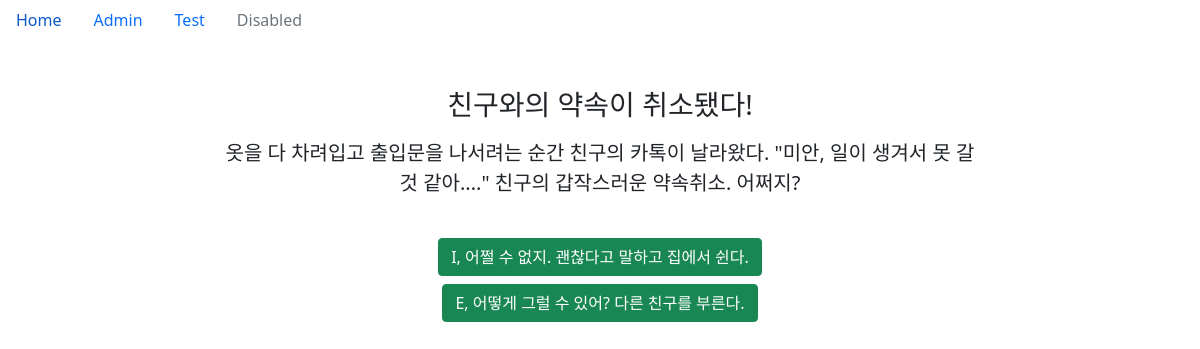
Page /q/test/ on the committed database.
### question/models.py (models this page shows)
class Question(models.Model):
    title = models.CharField('TITLE', max_length=100,blank=True)
    text = models.TextField()
    def __str__(self) -> str:
        return self.title

class Select(models.Model):
    question = models.ForeignKey(Question, on_delete=models.CASCADE)
    text = models.CharField(max_length=128, blank=True)
    indicator = models.CharField(max_length=1, choices=INDICATOR)
    def __str__(self) -> str:
        return f"{self.indicator}, {self.text}"

### question/views.py (the view)
# urls.py: path('test/', test, name='test'),
def test(request):
    if request.method == 'POST':
        n = int(request.POST['num'])
        print(request.POST['mbti'])
        print([x for x in request.POST.keys()])
        if n == max_question_number:
            result = request.POST['base']+request.POST['mbti']
            k = result.count
            mbti = "E" if k("E")>k("I") else "I"
            mbti += "S" if k("S")>k("N") else "N"
            mbti += "T" if k("T")>k("F") else "F"
            mbti += "J" if k("J")>k("P") else "P"
            context = {
            'mbti': TypeIndicator.objects.filter(mbti=mbti).get(),
            }
            return render(request, 'result.html', context)
        print(n)
        context = {
            'num':n+1,
            'question':q[n],
            'mbti': request.POST['base']+request.POST['mbti'],
            }
    else:
        context = {
            'num':1,
            'question':q[0],
            'mbti':''
            }
    return render(request, 'test.html', context)

### question/templates/test.html (shortened to what this page needs)
{% extends 'base.html' %}
{% load static %}
{% block content %}
<div>
    <h1 class="h3 mb-3 fw-normal">
        {{question}}
    </h1>
    <p class="lead">{{question.text}}</p>
    <br>
    {% for choice in question.select_set.all %}
    <div class="d-grid gap-2">
    <form action="{% url 'test' %}" method="POST">{% csrf_token %}
        <button type="submit" class="btn btn-success" name="id" value="{{choice}}">{{choice}}</button>
    </form>
    {% endfor %}
    </div>
</div>
{% endblock %}

### rows in the picture
Question: title "친구와의 약속이 취소됐다!", text "옷을 다 차려입고 출입문을 나서려는 순간 친구의 카톡이 날라왔다. \"미안, 일이 생겨서 못 갈 것 같아....\" 친구의 갑작스러운 약속취소. 어쩌지?"
Select: indicator+text "I, 어쩔 수 없지. 괜찮다고 말하고 집에서 쉰다."
Select: indicator+text "E, 어떻게 그럴 수 있어? 다른 친구를 부른다."
